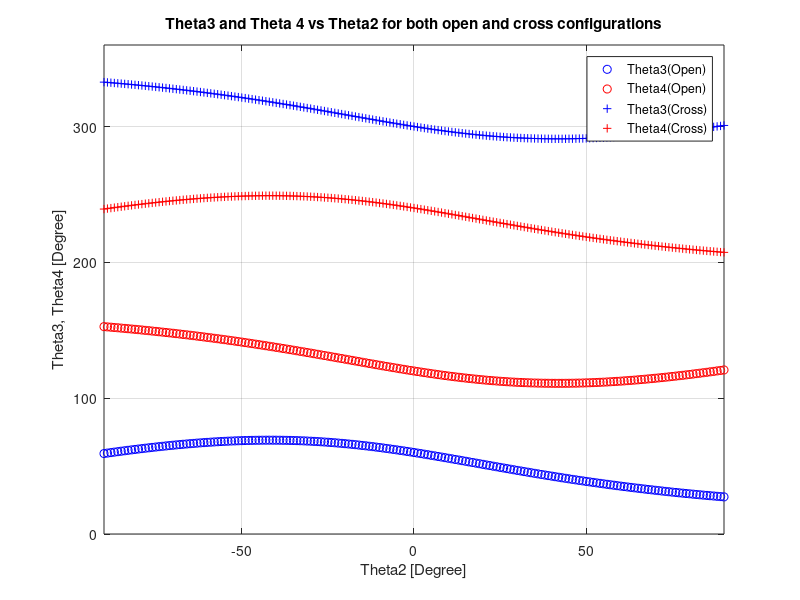
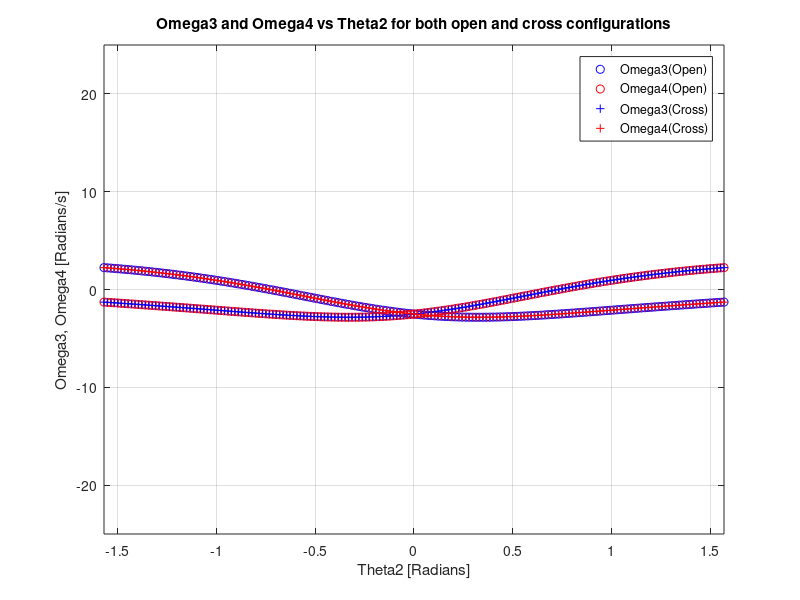
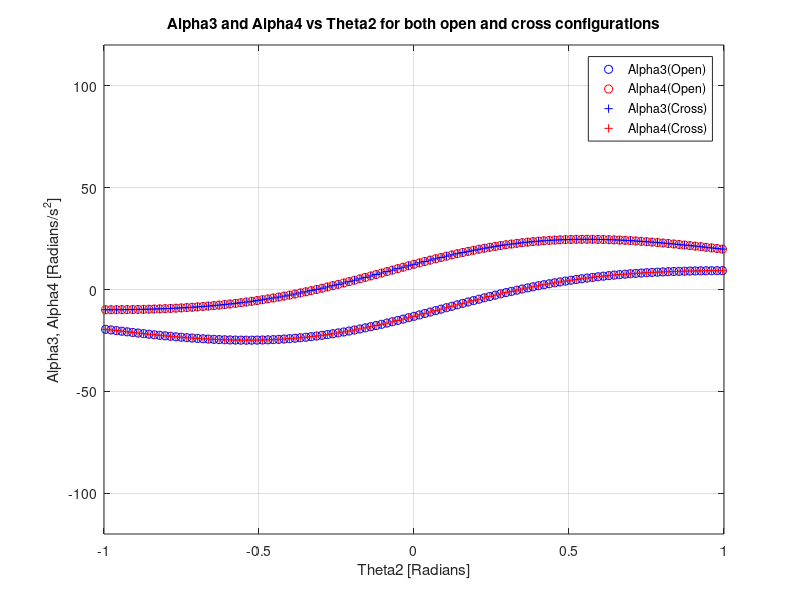
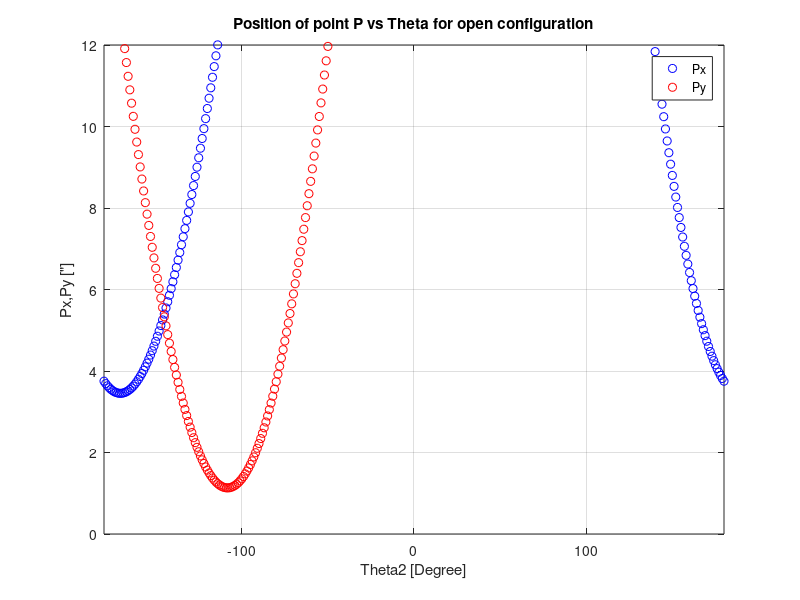

Reproduce these figures in MATLAB, in order.
format compact
%% === Kinematic Analysis of 4-bar linkages ===

%% === Position Analysis for the 4-bar linkage ===

% Define variables
a=30;  % Link 1 length
b=75;  % Link 2 length
c=75;  % Link 3 length 
d=105;  % Link 4 length (fixed)
% This is a crank rocker
th2=linspace(-pi,pi,361);   % From 0 to 2*pi, with (2*pi)/(721-1) increment
                            % Increment is pi/360 (rad) w/ 720 increments
                            % Using increments to plot the whole movement
                            
% Computation of necessary parameters
K1=d/a;
K2=d/c;
K3=(a*a-b*b+c*c+d*d)/(2*a*c);

A=cos(th2)-K1-K2*cos(th2)+K3;
B=-2*sin(th2);
C=K1-(K2+1)*cos(th2)+K3;

K4=d/b;
K5=(c*c-d*d-a*a-b*b)/(2*a*b);

Ap=cos(th2)-K1+K4*cos(th2)+K5;  % A'
Bp=-2*sin(th2); % B'=B          % B' 
Cp=K1+(K4-1)*cos(th2)+K5;       % C'

% Extract valid th2 (i.e., th2 within toggle positions)
Cond=(B.^2-4*A.*C);
Index=find(Cond>0);
th2=th2(Index); % Redefined th2 to only yield positive delta

% Extract parameters corresponding to valid th2
A=A(Index);
B=B(Index);
C=C(Index);
Ap=Ap(Index);
Bp=Bp(Index);
Cp=Cp(Index);

% Compute th3 for both open- and cross-configuration
Ypo=-Bp-sqrt(Bp.^2-4*Ap.*Cp);    % Open-configuration 
% Cannot use sqrt(Cond) b/c Cond has 721 values while sqrt(-) has fewer values
Ypc=-Bp+sqrt(Bp.^2-4*Ap.*Cp);    % Cross-configuration
Xp=2*Ap;
th3o=2*atan2(Ypo,Xp);
th3c=2*atan2(Ypc,Xp);

% atan2 is the arctangent function with two arguments. 
% atan2(y,x)= tan^-1(y/x)
% The angle is positive for counter-clockwise angles(y>0), and negative for clockwise angles (y<0)

% Compute th4 for both open- and cross-configuration
Yo=-B-sqrt(B.^2-4*A.*C);    % Open-configuration 
Yc=-B+sqrt(B.^2-4*A.*C);    % Cross-configuration
X=2*A;
th4o=2*atan2(Yo,X);
th4c=2*atan2(Yc,X);

% Make th3 and th4 positive angles
th3o=th3o+2*pi*(th3o<0);
th3c=th3c+2*pi*(th3c<0);
th4o=th4o+2*pi*(th4o<0);
th4c=th4c+2*pi*(th4c<0);
% Thus, this is needed because atan2(y,x) returns a negative angle when y<0

% Change radians to degrees
th2_d=th2*180/pi;
th3o_d=th3o*180/pi;
th3c_d=th3c*180/pi;
th4o_d=th4o*180/pi;
th4c_d=th4c*180/pi;
% MATLAB only reads radians but we want to express with degrees

% Plot results 
figure(1);
plot(th2_d,th3o_d,'bo',th2_d,th4o_d,'ro',th2_d,th3c_d,'b+',th2_d,th4c_d,'r+');
axis([-90 90 0 360]); % -90 to 90 for x-axis, 0 to 360 for y-axis
legend('Theta3(Open)','Theta4(Open)','Theta3(Cross)','Theta4(Cross)');
title('Theta3 and Theta 4 vs Theta2 for both open and cross configurations');
xlabel('Theta2 [Degree]');
ylabel('Theta3, Theta4 [Degree]');
grid on;

%% === Angular Velocity for the 4-bar linkage ===

% Define variables
w2=2*pi;    % Initial Angular Velocity
alp2=1;     % Initial Angular Acceleration

% Compute w3 and w4 for open-configuration
w3o=w2*(a/b*sin(th4o-th2)./sin(th3o-th4o)); % Has to include . to yield multiple results
w4o=w2*(a/b*sin(th2-th3o)./sin(th4o-th3o));

% Compute w3 and w4 for cross-configuration
w3c=w2*(a/b*sin(th4c-th2)./sin(th3c-th4c));
w4c=w2*(a/b*sin(th2-th3c)./sin(th4c-th3c));

% Plot results for angular velocity
figure(2);
plot(th2,w3o,'bo',th2,w4o,'ro',th2,w3c,'b+',th2,w4c,'r+');
axis([-pi/2 pi/2 -25 25]);
legend('Omega3(Open)','Omega4(Open)','Omega3(Cross)','Omega4(Cross)');
title('Omega3 and Omega4 vs Theta2 for both open and cross configurations');
xlabel('Theta2 [Radians]');
ylabel('Omega3, Omega4 [Radians/s]');
grid on;

%% === Acceleration Analysis for the 4-bar linkage ===

% Compute alp3 and alp4 for open-configuration
AAo=c*sin(th4o);
BBo=b*sin(th3o);
CCo=a*alp2*sin(th2)+a*w2*w2*cos(th2)+b*w3o.*w3o.*cos(th3o)-c*w4o.*w4o.*cos(th4o);
DDo=c*cos(th4o);
EEo=b*cos(th3o);
FFo=a*alp2*cos(th2)-a*w2*w2*sin(th2)-b*w3o.*w3o.*sin(th3o)+c*w4o.*w4o.*sin(th4o);

alp3o=(CCo.*DDo-AAo.*FFo)./(AAo.*EEo-BBo.*DDo);
alp4o=(CCo.*EEo-BBo.*FFo)./(AAo.*EEo-BBo.*DDo);

% Compute alp3 and alp4 for cross-configuration
AAc=c*sin(th4c);
BBc=b*sin(th3c);
CCc=a*alp2*sin(th2)+a*w2*w2*cos(th2)+b*w3c.*w3c.*cos(th3c)-c*w4c.*w4c.*cos(th4c);
DDc=c*cos(th4c);
EEc=b*cos(th3c);
FFc=a*alp2*cos(th2)-a*w2*w2*sin(th2)-b*w3c.*w3c.*sin(th3c)+c*w4c.*w4c.*sin(th4c);

alp3c=(CCc.*DDc-AAc.*FFc)./(AAc.*EEc-BBc.*DDc);
alp4c=(CCc.*EEc-BBc.*FFc)./(AAc.*EEc-BBc.*DDc);

% Plot results for angular acceleration
figure(3);
plot(th2,alp3o,'bo',th2,alp4o,'ro',th2,alp3c,'b+',th2,alp4c,'r+');
axis([-1 1 -120 120]);
legend('Alpha3(Open)','Alpha4(Open)','Alpha3(Cross)','Alpha4(Cross)');
title('Alpha3 and Alpha4 vs Theta2 for both open and cross configurations');
xlabel('Theta2 [Radians]');
ylabel('Alpha3, Alpha4 [Radians/s^2]');
grid on;

%% === Position Analysis of a Coupler Point ===

% Define coordinates of P for open-configuration
p=37.5;         % Length of P
thp=0*pi/180;  % Angle of P in Radians (Constant)

ppx=a*cos(th2)+p*cos(thp+th3o);  % Position of point P in the x-axis
ppy=a*sin(th2)+p*sin(thp+th3o);  % Position of point P in the y-axis

% Plot results
figure(4);
plot(th2_d,ppx,'bo',th2_d,ppy,'ro');
axis([-180 180 0 12]);
legend('Px','Py');
title('Position of point P vs Theta for open configuration');
xlabel('Theta2 [Degree]');
ylabel('Px,Py ["]');
grid on;

figure(5);
plot(ppx,ppy,'o');
axis([0 12 0 10]);
title('Trajectory of point P for open configuration');
xlabel('Px');
ylabel('Py');
grid on;

%% === Velocity Analysis of a Coupler Point ===

% Define velocity components
vpx=-a*w2*sin(th2)-p*w3o.*sin(thp+th3o);    % Velocity in the x-axis
vpy= a*w2*cos(th2)+p*w3o.*cos(thp+th3o);    % Velocity in the y-axis

% Plot results
figure(6);
plot(th2_d,vpx,'bo',th2_d,vpy,'ro');
axis([-180 180 -40 40]);
legend('Vx','Vy');
title('Velocity of point P vs Theta for open configuration');
xlabel('Theta2 [Degree]');
ylabel('Vx,Vy [in/s]');
grid on;

%% === Acceleration Analysis of a Coupler Point ===

% Define acceleration components
apx=(-a*alp2*sin(th2)-w2*w2*cos(th2))+(-p*alp3o.*sin(th3o+thp)-w3o.*w3o.*cos(th3o+thp));    % Acceleration in the x-axis
apy=( a*alp2*cos(th2)-w2*w2*sin(th2))+( p*alp3o.*cos(th3o+thp)-w3o.*w3o.*sin(th3o+thp));    % Acceleration in the y-axis

% Plot results
figure(7);
plot(th2_d,apx,'bo',th2_d,apy,'ro');
axis([-180 180 -2000 2000]);
legend('Ax','Ay');
title('Acceleration of point P vs Theta for open configuration');
xlabel('Theta2 [Degree]');
ylabel('Ax,Ay [in/s^2]');
grid on;